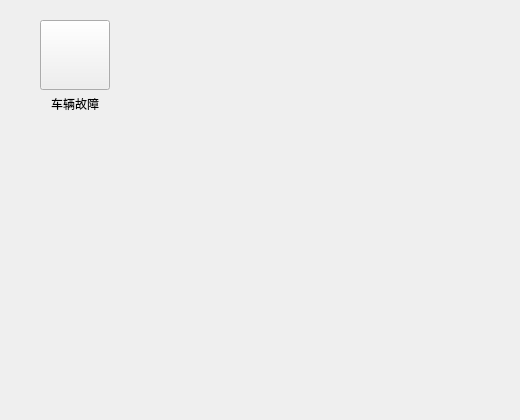
<?xml version="1.0" encoding="UTF-8"?>
<ui version="4.0">
 <class>FaultMineChoice</class>
 <widget class="QWidget" name="FaultMineChoice">
  <property name="geometry">
   <rect>
    <x>0</x>
    <y>0</y>
    <width>520</width>
    <height>420</height>
   </rect>
  </property>
  <property name="windowTitle">
   <string>Form</string>
  </property>
  <layout class="QGridLayout" name="gridLayout">
   <property name="leftMargin">
    <number>40</number>
   </property>
   <property name="topMargin">
    <number>20</number>
   </property>
   <property name="rightMargin">
    <number>40</number>
   </property>
   <property name="bottomMargin">
    <number>20</number>
   </property>
   <property name="horizontalSpacing">
    <number>50</number>
   </property>
   <property name="verticalSpacing">
    <number>40</number>
   </property>
   <item row="0" column="0">
    <layout class="QVBoxLayout" name="verticalLayout">
     <property name="spacing">
      <number>0</number>
     </property>
     <item>
      <widget class="QPushButton" name="faultMineBtn">
       <property name="minimumSize">
        <size>
         <width>70</width>
         <height>70</height>
        </size>
       </property>
       <property name="maximumSize">
        <size>
         <width>70</width>
         <height>70</height>
        </size>
       </property>
       <property name="text">
        <string/>
       </property>
       <property name="checkable">
        <bool>true</bool>
       </property>
      </widget>
     </item>
     <item>
      <widget class="QLabel" name="faultMineBtnLabel">
       <property name="minimumSize">
        <size>
         <width>70</width>
         <height>28</height>
        </size>
       </property>
       <property name="maximumSize">
        <size>
         <width>70</width>
         <height>28</height>
        </size>
       </property>
       <property name="text">
        <string>车辆故障</string>
       </property>
       <property name="alignment">
        <set>Qt::AlignCenter</set>
       </property>
      </widget>
     </item>
    </layout>
   </item>
   <item row="0" column="1">
    <spacer name="horizontalSpacer">
     <property name="orientation">
      <enum>Qt::Horizontal</enum>
     </property>
     <property name="sizeHint" stdset="0">
      <size>
       <width>315</width>
       <height>20</height>
      </size>
     </property>
    </spacer>
   </item>
   <item row="1" column="0">
    <spacer name="verticalSpacer">
     <property name="orientation">
      <enum>Qt::Vertical</enum>
     </property>
     <property name="sizeHint" stdset="0">
      <size>
       <width>20</width>
       <height>237</height>
      </size>
     </property>
    </spacer>
   </item>
  </layout>
 </widget>
 <resources/>
 <connections/>
</ui>
